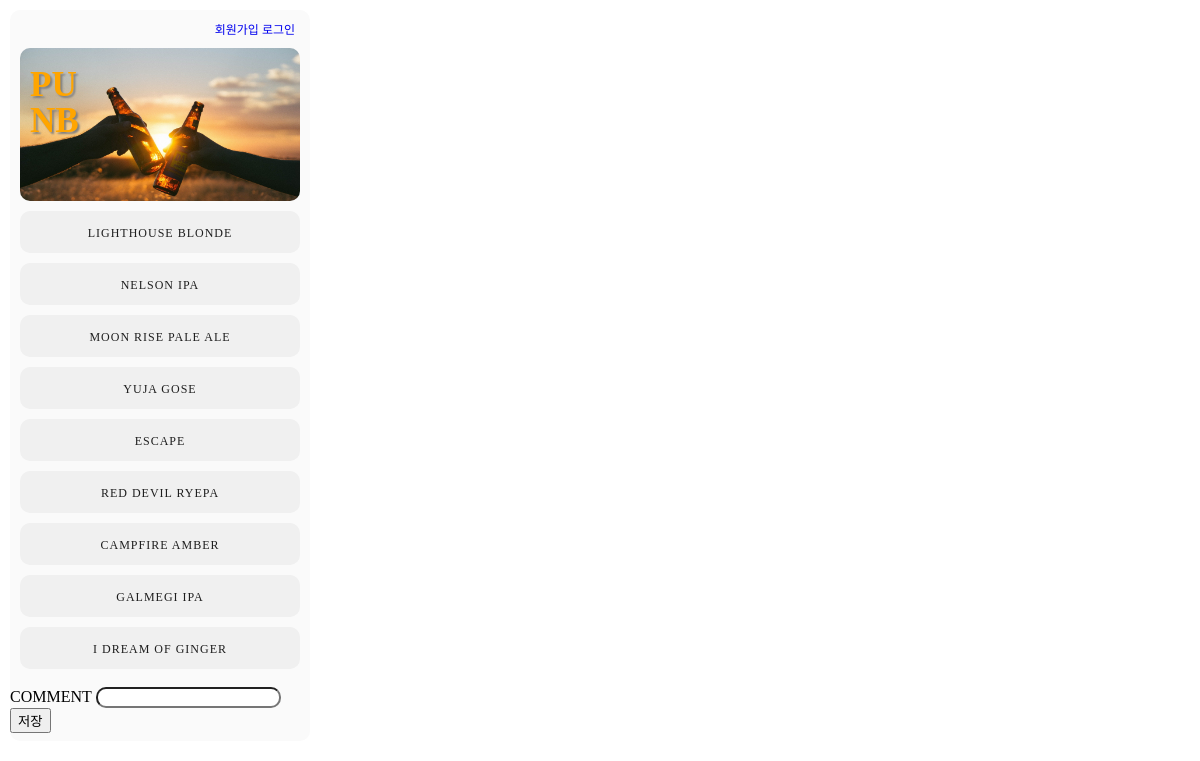
Screenshot of /pub/1 with the database file from the repository.
### first/models.py (models this page shows, shortened)
class Menulist(models.Model):
    Publist = models.ForeignKey(Publist, on_delete=models.CASCADE)
    body = models.CharField('메뉴',max_length=50)

### first/views.py (the view)
# urls.py: path('pub/<int:mypub_id>', pub, name="pub"),
def pub(request, mypub_id):
    mypub = get_object_or_404(Publist,pk=mypub_id)
    menu = Menulist.objects.filter(Publist=mypub)
    mycom_form = CommentForm()
    myrecom_form = ReCommentForm()
    context = {'comment_form':mycom_form,'mypub':mypub,'menu':menu,'recomment_form':myrecom_form}
    return render(request, 'pub.html', context)

### first/forms.py
class CommentForm(forms.ModelForm):
    class Meta:
        model = Comment
        fields = ('body','post')
        widgets = {
            'body': forms.TextInput(attrs={'style': 'border-radius: 10px;'}),
        }

class ReCommentForm(forms.ModelForm):
    class Meta:
        model = ReComment
        fields = ('body','comment')
        widgets = {
            'body': forms.TextInput(attrs={'style': 'border-radius: 10px;'}),
        }

### first/templates/pub.html (shortened to what this page needs)
{% load static %}
<!DOCTYPE html>
<html lang="en">
<head>
    <link rel="stylesheet" type="text/css" href="{% static 'css/pub.css' %}">
</head>
<body>
    <div class = "wrapper">
        <div class="login">
            {%if user.is_authenticated%}
                {{user.username}}님이 접속하셨습니다.
                <a href="{%url 'logout' %}">로그아웃</a>
            {%else%}
            <a href="{%url 'sign_up'%}">회원가입</a>
            <a href="{%url 'login'%}">로그인</a>
            {%endif%}
            <a href=" {%url 'index'%}">
            </div>
            <header>
                <h3> PU <h3>
                <h3> NB </h3>
            </header>
        {% for mymenu in mypub.menulist_set.all %}
        <a href="{% url 'beer' mymenu.id %}">
            <div class="menu_list">
                <p>{{mymenu.body}}</p>
            </div>
        </a>
        {% endfor %}
        <div class = "comment">
            <form method="post" action="{% url 'create_comment' mypub.id %}" class='input_comment'>
                {%for i in comment_form%}
                        {%if i.label != 'Post' %}
                        <div class='css_comment'>
                            <label for='{{i}}' class='css2_comment'>COMMENT {{i}}</label>
                            <button type="submit">저장</button>
                        </div>
                        {%endif%}
                {%endfor%}
            </form>
        </div>
    </div>
</body>
</html>

### first/static/css/pub.css (style rules this page uses)
body { display: block; margin: 0px; }
.login { font-size: 12px; padding-right: 15px; text-align: right; padding-top: 10px; }
.wrapper { text-decoration: none; margin: 10px; background-color: rgb(250, 250, 250); border-radius: 10px; max-width: 300px; }
h3 { margin-bottom: 0px; }
header { padding-top: 1px; padding-left: 10px; padding-right: 50px; padding-bottom: 80px; color: orange; line-height: 1px; font-size: 30px; text-shadow: 2px 2px 2px gray; background-image: url('../images/CheerBeer.jpg'); border-radius: 10px; -webkit-background-size: cover; -moz-background-size: cover; -o-background-size: cover; background-size: cover; margin: 10px; }
a { text-decoration: none; }
.menu_list { margin: 10px; padding-top: 3px; font-size: 12px; text-align: center; letter-spacing: 1px; border-radius: 10px; background-color:rgb(240, 240, 240); color:rgb(30, 30, 30); margin: 10px; background-position: center; letter-spacing: 1px; }

### rows the page displays
Menulist: body "LIGHTHOUSE BLONDE"
Menulist: body "NELSON IPA"
Menulist: body "MOON RISE PALE ALE"
Menulist: body "YUJA GOSE"
Menulist: body "ESCAPE"
Menulist: body "RED DEVIL RYEPA"
Menulist: body "CAMPFIRE AMBER"
Menulist: body "GALMEGI IPA"
Menulist: body "I DREAM OF GINGER"
